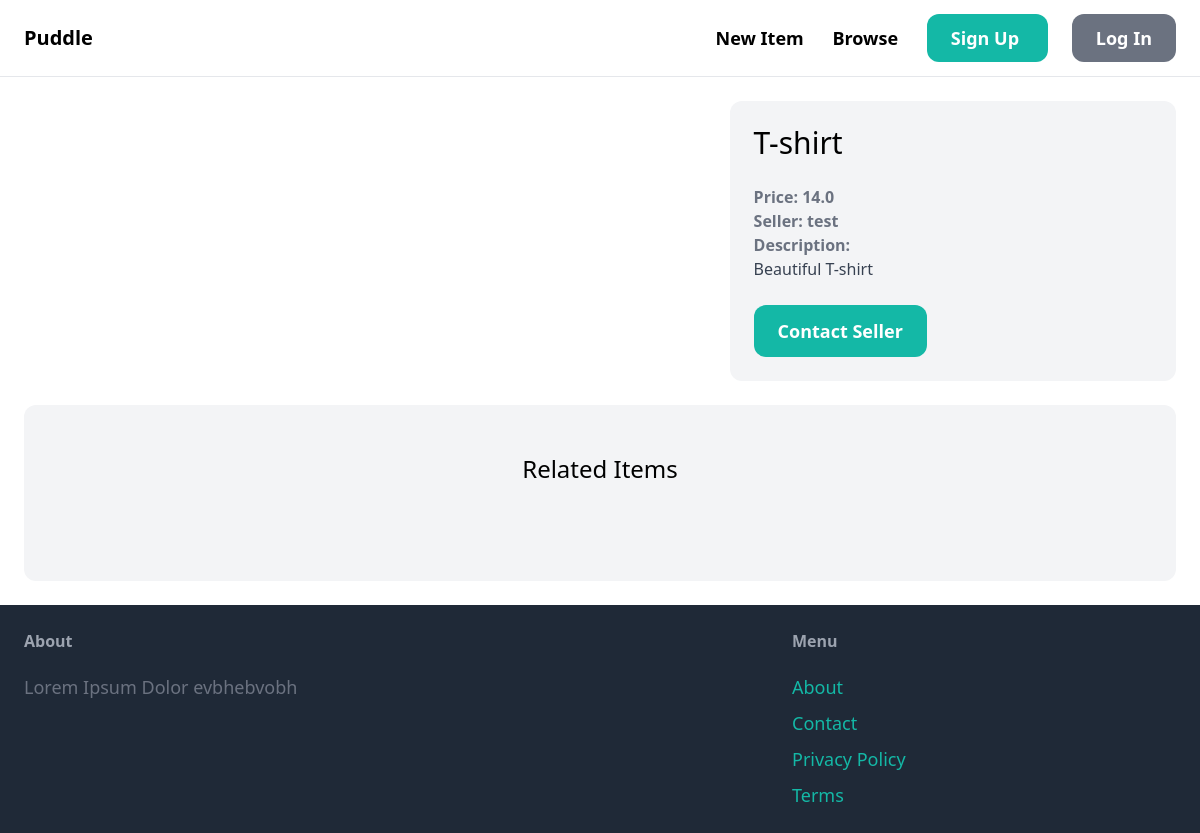
The app's page /items/1/, older data.
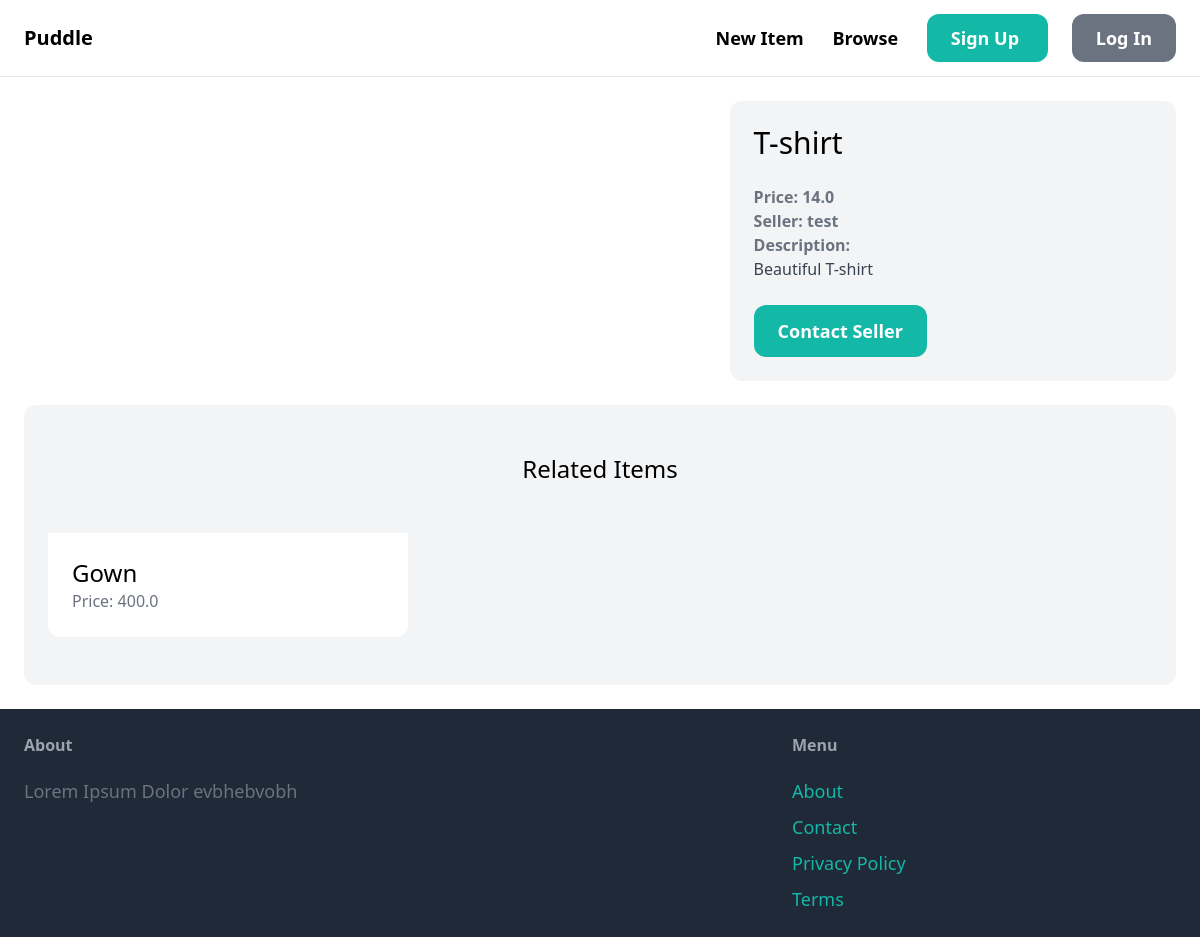
The same page, newer data.
### item/models.py (models this page shows, shortened)
class Item(models.Model):
	category = models.ForeignKey(Category, related_name='items', on_delete=models.CASCADE)
	name = models.CharField(max_length=255)
	description = models.TextField(blank=True, null=True)
	price = models.FloatField()
	image = models.ImageField(upload_to='item_images', blank=True, null=True)
	is_sold = models.BooleanField(default=False)
	created_by = models.ForeignKey(User, related_name='items', on_delete=models.CASCADE)
	created_at = models.DateTimeField(auto_now_add=True)

### item/views.py (the view)
# urls.py: path('<str:pk>/', views.detail, name='detail'),
def detail(request, pk):
	items = get_object_or_404(Item, pk=pk)
	related_items = Item.objects.filter(category=items.category, is_sold=False).exclude(pk=pk)[0:3]
	context = {
		'item': items,
		'related_items': related_items,
	}
	return render(request, 'item/detail.html', context)

### item/templates/item/detail.html (shortened to what this page needs)
{% extends 'core/base.html' %}
{% block content %}
    <div class="grid grid-cols-5 gap-6">
        <div class="col-span-3">
        </div>
        <div class="col-span-2 p-6 bg-gray-100 rounded-xl">
            <h1 class="mb-6 text-3xl">{{ item.name }}</h1>
            <p class="text-gray-500"><strong>Price: {{ item.price }}</strong></p>
            <p class="text-gray-500"><strong>Seller: {{ item.created_by.username }}</strong></p>
            {% if item.description %}
                <p class="text-gray-700">
                    <strong class="text-gray-500"> Description: </strong><br>
                    {{ item.description }}
                </p>
            {% endif %}
            <a href="#" class="inline-block mt-6 px-6 py-3 text-lg font-semibold bg-teal-500 text-white rounded-xl hover:bf-teal-700"> Contact Seller</a>
        </div>
    </div>
        <div class="mt-6 px-6 py-12 bg-gray-100 rounded-xl">
                <h2 class="mb-12 text-2xl text-center">
                        Related Items
                </h2>
                <div class="grid grid-cols-3 gap-3">
                        {% for item in related_items %}
                                <div>
                                        <a href="{% url 'detail' item.id %}">
                                                <div class="p-6 bg-white rounded-b-xl">
                                                        <h2 class="text-2xl">{{ item.name }}</h2>
                                                        <p class="text-gray-500">Price: {{ item.price }}</p>
                                                </div>
                                        </a>
                                </div>
                        {% endfor %}
                </div>
        </div>
{% endblock content %}

Row changes from the older to the newer data that the page shows:
added Item: name "Gown", price "400.0"
